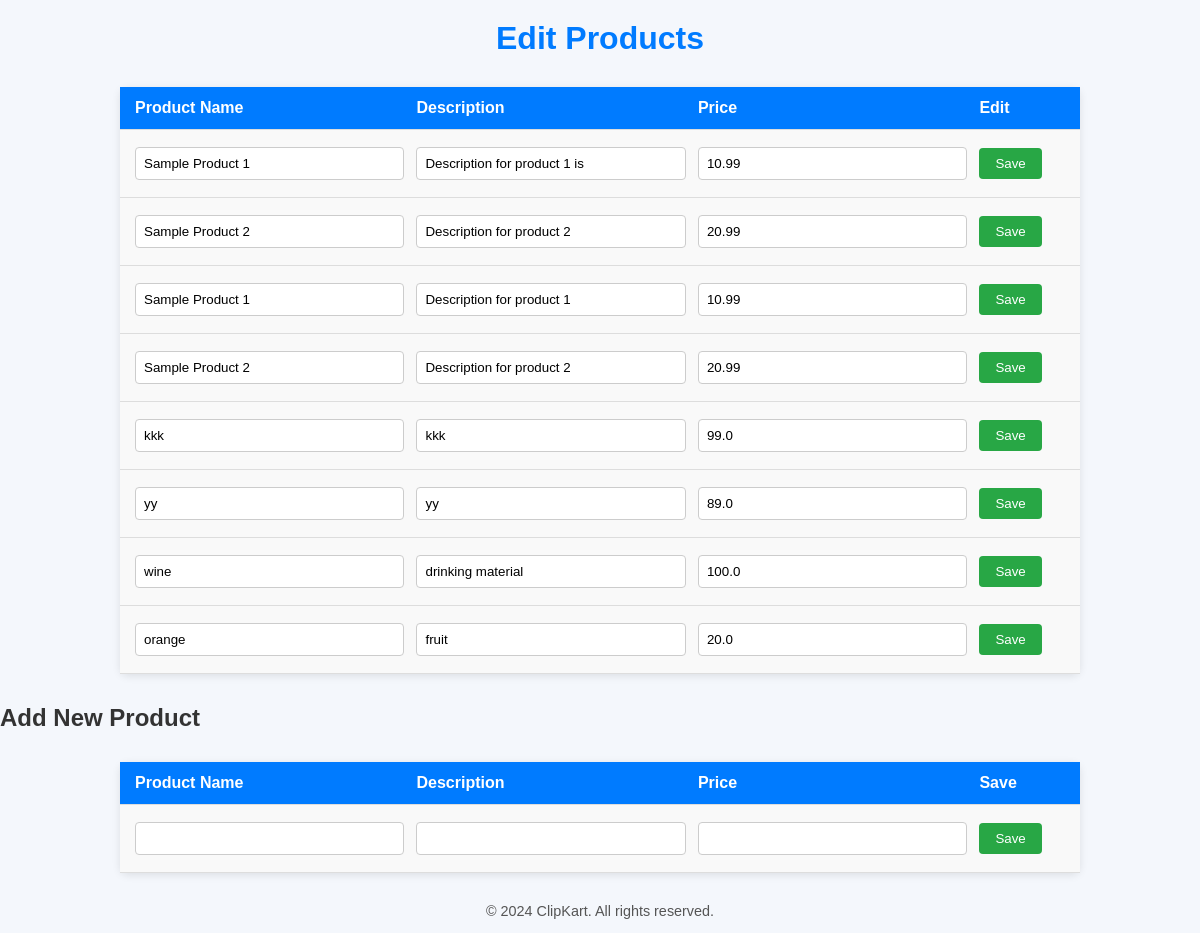
/edit_product, run on the app's committed database.
### app.py (models this page shows)
class Product(db.Model):
    id = db.Column(db.Integer, primary_key=True)
    name = db.Column(db.String(100), nullable=False)
    description = db.Column(db.Text)
    price = db.Column(db.Float, nullable=False)
    date_added = db.Column(db.DateTime, default=datetime.utcnow)

### app.py (the view)
@app.route('/edit_product', methods=['GET'])
def edit_product():
    products = Product.query.all()
    return render_template('edit_product.html', products=products)

### templates/edit_product.html (shortened to what this page needs)
<!DOCTYPE html>
<html lang="en">
<head>
</head>
<body>
    <h1>Edit Products</h1>
    <table>
        <tr>
            <th>Product Name</th>
            <th>Description</th>
            <th>Price</th>
            <th>Edit</th>
        </tr>
        {% for product in products %}
        <tr>
            <form method="POST" action="{{ url_for('update_product', product_id=product.id) }}">
                <td><input type="text" name="name" value="{{ product.name }}"></td>
                <td><input type="text" name="description" value="{{ product.description }}"></td>
                <td><input type="number" name="price" value="{{ product.price }}" step="0.01"></td>
                <td><button type="submit">Save</button></td>
            </form>
        </tr>
        {% endfor %}
    </table>
    <h2>Add New Product</h2>
<form method="POST" action="{{ url_for('add_product') }}" onsubmit="return validateForm()">
    <table>
        <tr>
            <th>Product Name</th>
            <th>Description</th>
            <th>Price</th>
            <th>Save</th>
        </tr>
        <tr>
            <td><input type="text" name="name" value=""></td>
            <td><input type="text" name="description" value=""></td>
            <td><input type="number" name="price" value="" step="0.01"></td>
            <td><button type="submit">Save</button></td>
        </tr>
    </table>
</form>
    <footer>
        <p>&copy; 2024 ClipKart. All rights reserved.</p>
    </footer>
</body>
</html>

### templates/edit_product.html (style rules this page uses)
body { font-family: Arial, sans-serif; background-color: #f4f7fc; margin: 0; padding: 0; color: #333; }
h1 { text-align: center; margin-top: 20px; font-size: 2rem; color: #007bff; }
table { width: 80%; margin: 30px auto; border-collapse: collapse; background-color: #fff; border-radius: 8px; box-shadow: 0 2px 8px rgba(0, 0, 0, 0.1); }
th, td { padding: 12px 15px; text-align: left; border-bottom: 1px solid #ddd; }
th { background-color: #007bff; color: #fff; font-weight: bold; }
td { background-color: #f9f9f9; }
td input { width: 100%; padding: 8px; margin: 5px 0; border: 1px solid #ccc; border-radius: 4px; }
td button { padding: 8px 16px; background-color: #28a745; color: #fff; border: none; border-radius: 4px; cursor: pointer; transition: background-color 0.3s ease; }
form { display: contents; }
footer { text-align: center; margin-top: 30px; font-size: 0.9rem; color: #555; }

### data on the page
Product: name "Sample Product 1", description "Description for product 1 is", price "10.99"
Product: name "Sample Product 2", description "Description for product 2", price "20.99"
Product: name "Sample Product 1", description "Description for product 1", price "10.99"
Product: name "Sample Product 2", description "Description for product 2", price "20.99"
Product: name "kkk", description "kkk", price "99.0"
Product: name "yy", description "yy", price "89.0"
Product: name "wine", description "drinking material", price "100.0"
Product: name "orange", description "fruit", price "20.0"
